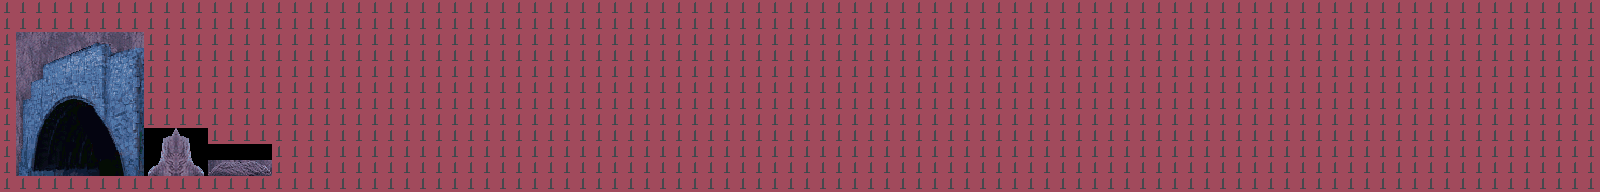

Below is a game level as drawn by its tile map, then a one-line description and the .tmx that defines it (tile-layer data replaced by summaries):
An orthogonal 100x12 tile map with 16x16 px tiles, 1 tile layer (Tile Layer 1).

<map version="1.0" orientation="orthogonal" width="100" height="12" tilewidth="16" tileheight="16">
 <tileset firstgid="1" name="tiles_01" tilewidth="16" tileheight="16">
  <image source="../images/tiles_01.png" width="320" height="192" />
  <tile id="1">
   <properties>
    <property name="type" value="none" />
   </properties>
  </tile>
 </tileset>
 <layer name="Tile Layer 1" width="100" height="12">
  <data>[1200 cells, 1200 non-empty, 93 distinct tile ids]</data>
 </layer>
</map>